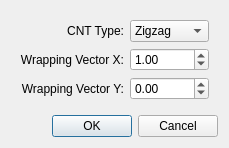
<?xml version="1.0" encoding="UTF-8"?>
<ui version="4.0">
  <class>CNTDialog</class>
  <widget class="QDialog" name="dialog_cnt">
    <property name="windowTitle">
      <string>Carbon Nanotube Settings</string>
    </property>
    <property name="modal">
      <bool>true</bool>
    </property>
    <layout class="QVBoxLayout" name="verticalLayout">
      <item>
        <widget class="QWidget" name="widget" native="true">
          <layout class="QGridLayout" name="gridLayout">

            <!-- CNT Type -->
            <item row="0" column="0">
              <widget class="QLabel" name="label_type">
                <property name="text">
                  <string>CNT Type:</string>
                </property>
                <property name="alignment">
                  <set>Qt::AlignRight|Qt::AlignVCenter</set>
                </property>
              </widget>
            </item>
            <item row="0" column="1">
              <widget class="QComboBox" name="combo_type">
                <item>
                  <property name="text">
                    <string>Zigzag</string>
                  </property>
                </item>
                <item>
                  <property name="text">
                    <string>Armchair</string>
                  </property>
                </item>
                <item>
                  <property name="text">
                    <string>Custom</string>
                  </property>
                </item>
              </widget>
            </item>

            <!-- Wrapping Vector X -->
            <item row="1" column="0">
              <widget class="QLabel" name="label_vecx">
                <property name="text">
                  <string>Wrapping Vector X:</string>
                </property>
                <property name="alignment">
                  <set>Qt::AlignRight|Qt::AlignVCenter</set>
                </property>
              </widget>
            </item>
            <item row="1" column="1">
              <widget class="QDoubleSpinBox" name="spin_vec_x">
                <property name="minimum">
                  <double>-9999.0</double>
                </property>
                <property name="maximum">
                  <double>9999.0</double>
                </property>
                <property name="value">
                  <double>1.0</double>
                </property>
                <property name="singleStep">
                  <double>0.1</double>
                </property>
              </widget>
            </item>

            <!-- Wrapping Vector Y -->
            <item row="2" column="0">
              <widget class="QLabel" name="label_vecy">
                <property name="text">
                  <string>Wrapping Vector Y:</string>
                </property>
                <property name="alignment">
                  <set>Qt::AlignRight|Qt::AlignVCenter</set>
                </property>
              </widget>
            </item>
            <item row="2" column="1">
              <widget class="QDoubleSpinBox" name="spin_vec_y">
                <property name="minimum">
                  <double>-9999.0</double>
                </property>
                <property name="maximum">
                  <double>9999.0</double>
                </property>
                <property name="value">
                  <double>0.0</double>
                </property>
                <property name="singleStep">
                  <double>0.1</double>
                </property>
              </widget>
            </item>
          </layout>
        </widget>
      </item>

      <!-- Buttons -->
      <item>
        <widget class="QDialogButtonBox" name="buttonBox">
          <property name="orientation">
            <enum>Qt::Horizontal</enum>
          </property>
          <property name="standardButtons">
            <set>QDialogButtonBox::Cancel|QDialogButtonBox::Ok</set>
          </property>
        </widget>
      </item>
    </layout>
  </widget>

  <resources/>
  <connections>
    <connection>
      <sender>buttonBox</sender>
      <signal>accepted()</signal>
      <receiver>dialog_cnt</receiver>
      <slot>accept()</slot>
    </connection>
    <connection>
      <sender>buttonBox</sender>
      <signal>rejected()</signal>
      <receiver>dialog_cnt</receiver>
      <slot>reject()</slot>
    </connection>
  </connections>
</ui>
